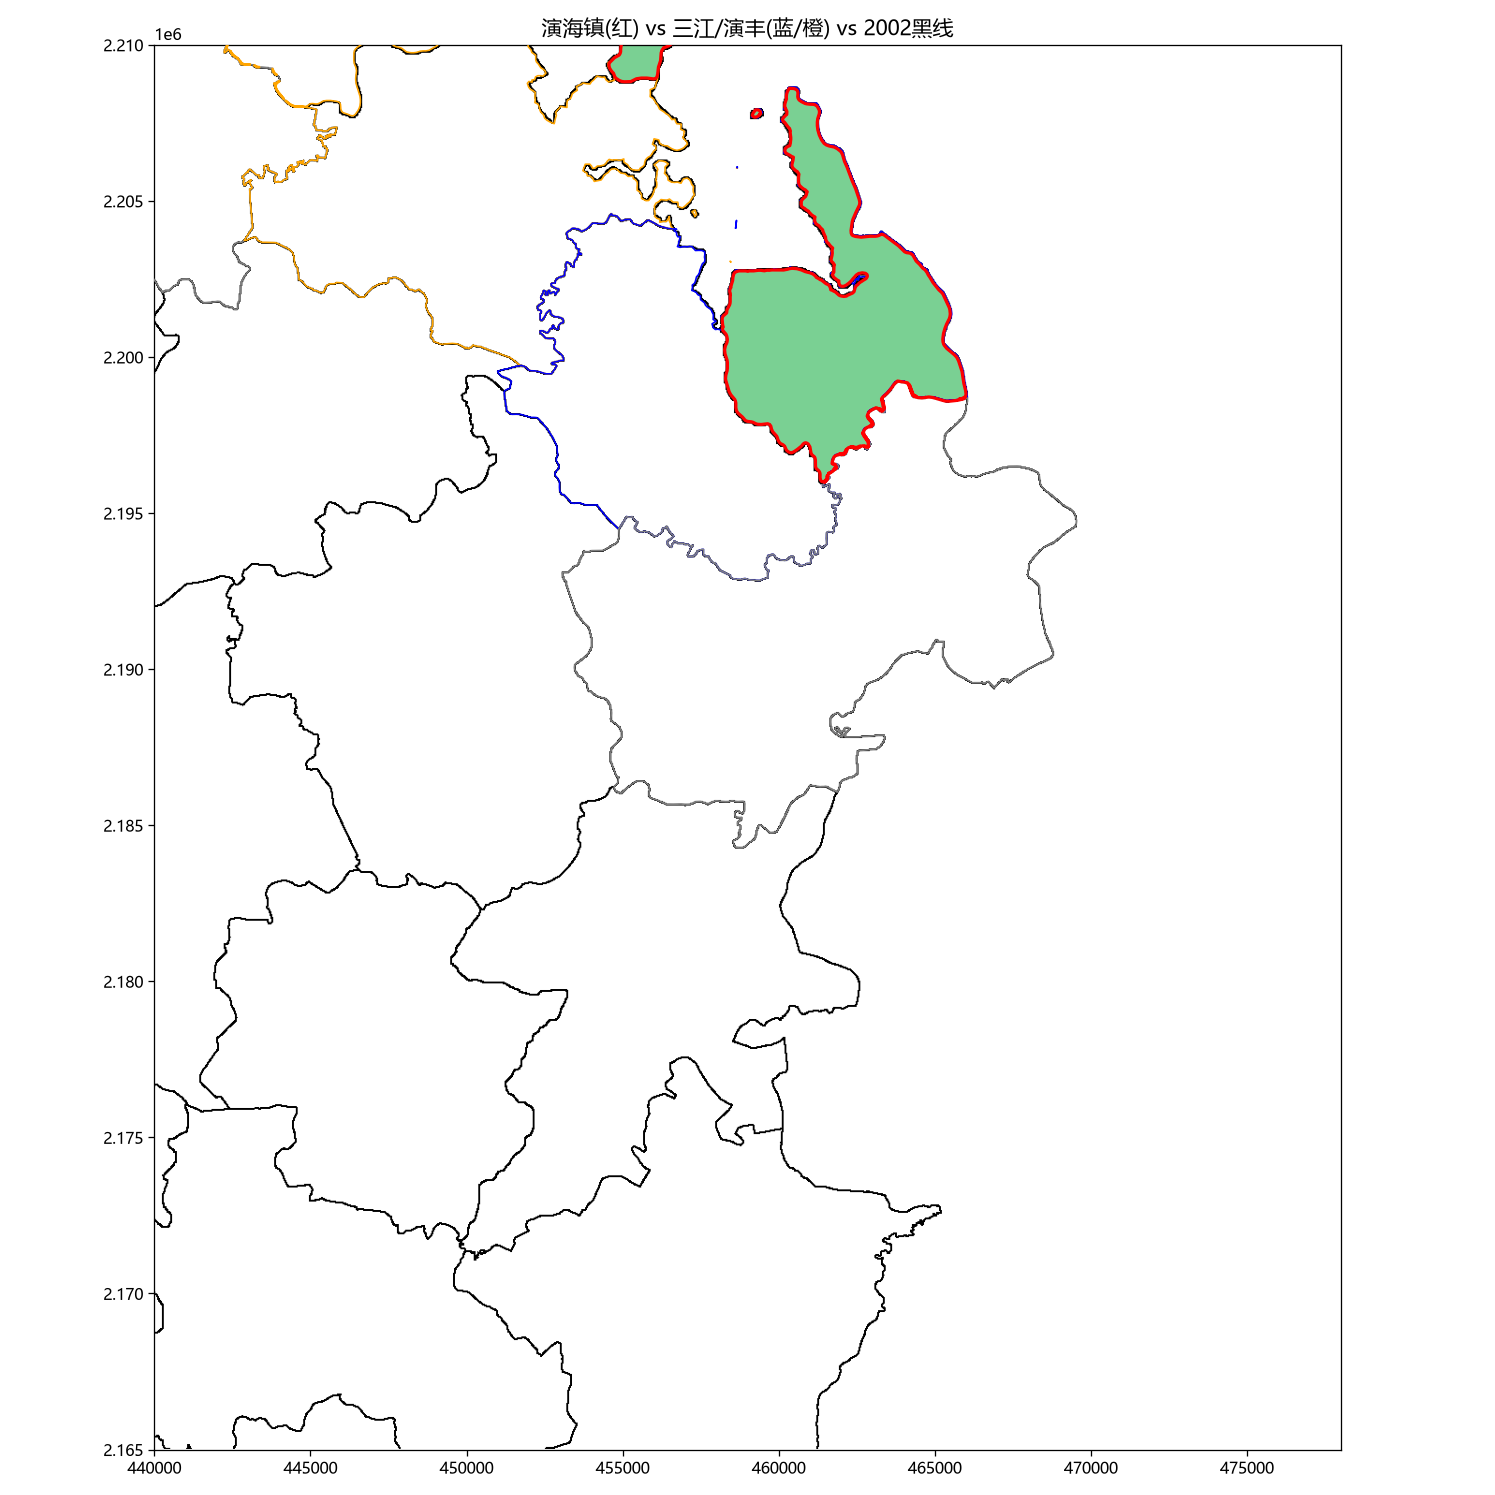

The script that saved this image:
# -*- coding: utf-8 -*-
"""放大核对：演海镇（三江/演丰）边界 vs 2002 黑线。"""
import os
import numpy as np
import geopandas as gpd
from PIL import Image
from shapely.ops import unary_union
import matplotlib
matplotlib.use("Agg")
import matplotlib.pyplot as plt

plt.rcParams["font.sans-serif"] = ["Microsoft YaHei"]
plt.rcParams["axes.unicode_minus"] = False

BASE = r"D:\Windows\Documents\海南省村界\海南省村界"
TOWN = os.path.join(BASE, "town")
EMPTY = os.path.join(TOWN, "Empty_map")
HT = os.path.join(TOWN, "Hainan2002", "Hainan_town.shp")
OUT = os.path.join(TOWN, "Haikou2002Color", "zoom_yanhai.png")
TARGET_CRS = "EPSG:32649"
Wr, Hr, OX, OY = 2036, 2097, 0, 310

g = gpd.read_file(HT, encoding="utf-8").to_crs(TARGET_CRS)
g["CODE"] = g["CODE"].astype(str)
hk = g[g["CODE"].str.startswith("4601") | (g["CITY"].astype(str) == "海口市")].copy().reset_index(drop=True)
minx, miny, maxx, maxy = unary_union([x.buffer(0) for x in hk.geometry]).bounds
sx = (maxx - minx) / Wr
sy = (maxy - miny) / Hr

img = np.array(Image.open(os.path.join(EMPTY, "Haikou_2002.png")).convert("RGB")).astype(np.int32)
crop = img[OY:OY + Hr, OX:OX + Wr]
dark = crop.sum(2) < 3 * 128

aimg = np.array(Image.open(os.path.join(EMPTY, "Haikou_2002_a.png")).convert("RGB")).astype(np.int32)
cropa = aimg[OY:OY + Hr, OX:OX + Wr]
green = np.abs(cropa - np.array([34, 177, 76])).max(2) <= 20

x0, y0, x1, y1 = 440000, 2165000, 478000, 2210000
c0 = int((x0 - minx) / sx); c1 = int((x1 - minx) / sx)
r0 = int((maxy - y1) / sy); r1 = int((maxy - y0) / sy)
c0, r0 = max(0, c0), max(0, r0); c1, r1 = min(Wr, c1), min(Hr, r1)

fig, ax = plt.subplots(figsize=(13, 13), dpi=115)
ext = (minx + c0 * sx, minx + c1 * sx, maxy - r1 * sy, maxy - r0 * sy)
sub = crop[r0:r1, c0:c1].astype(np.uint8).copy()
sub[green[r0:r1, c0:c1]] = (sub[green[r0:r1, c0:c1]] * 0.4 + np.array([34, 177, 76]) * 0.6).astype(np.uint8)
ax.imshow(sub, extent=ext, origin="upper", zorder=0)

for i in hk.index:
    nm = hk.TOWN[i]
    if nm not in ("演海镇", "三江镇", "演丰镇", "灵山镇", "大致坡镇"):
        continue
    col = {"演海镇": "red", "三江镇": "blue", "演丰镇": "orange"}.get(nm, "gray")
    lw = 2.0 if nm == "演海镇" else 1.0
    for p in (hk.geometry[i].geoms if hk.geometry[i].geom_type == "MultiPolygon" else [hk.geometry[i]]):
        x, y = p.exterior.xy
        ax.plot(x, y, color=col, lw=lw, zorder=3)
ax.set_xlim(x0, x1); ax.set_ylim(y0, y1); ax.set_aspect("equal")
ax.set_title("演海镇(红) vs 三江/演丰(蓝/橙) vs 2002黑线", fontsize=13)
plt.tight_layout(); plt.savefig(OUT); plt.close()
print("已输出", OUT)
